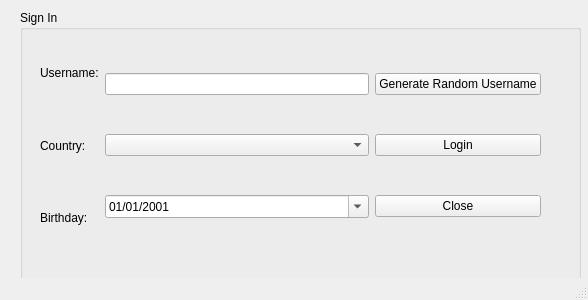
<?xml version="1.0" encoding="UTF-8"?>
<ui version="4.0">
 <class>MainWindow</class>
 <widget class="QMainWindow" name="MainWindow">
  <property name="geometry">
   <rect>
    <x>0</x>
    <y>0</y>
    <width>588</width>
    <height>300</height>
   </rect>
  </property>
  <property name="windowTitle">
   <string>User Profile Login</string>
  </property>
  <widget class="QWidget" name="centralwidget">
   <widget class="QGroupBox" name="groupBox">
    <property name="geometry">
     <rect>
      <x>20</x>
      <y>10</y>
      <width>561</width>
      <height>301</height>
     </rect>
    </property>
    <property name="title">
     <string>Sign In</string>
    </property>
    <widget class="QWidget" name="layoutWidget">
     <property name="geometry">
      <rect>
       <x>20</x>
       <y>30</y>
       <width>501</width>
       <height>211</height>
      </rect>
     </property>
     <layout class="QHBoxLayout" name="horizontalLayout_5">
      <item>
       <layout class="QHBoxLayout" name="horizontalLayout_4">
        <item>
         <layout class="QVBoxLayout" name="verticalLayout_3">
          <item>
           <widget class="QLabel" name="label_userName">
            <property name="text">
             <string>Username:</string>
            </property>
           </widget>
          </item>
          <item>
           <widget class="QLabel" name="label_country">
            <property name="text">
             <string>Country:</string>
            </property>
           </widget>
          </item>
          <item>
           <widget class="QLabel" name="label_birthday">
            <property name="text">
             <string>Birthday:</string>
            </property>
           </widget>
          </item>
         </layout>
        </item>
        <item>
         <layout class="QVBoxLayout" name="verticalLayout">
          <item>
           <layout class="QHBoxLayout" name="horizontalLayout">
            <item>
             <widget class="QLineEdit" name="lineEdit_UserName">
              <property name="minimumSize">
               <size>
                <width>0</width>
                <height>20</height>
               </size>
              </property>
             </widget>
            </item>
           </layout>
          </item>
          <item>
           <layout class="QHBoxLayout" name="horizontalLayout_2">
            <item>
             <widget class="QComboBox" name="comboBox_country"/>
            </item>
           </layout>
          </item>
          <item>
           <layout class="QHBoxLayout" name="horizontalLayout_3">
            <item>
             <widget class="QDateEdit" name="dateEdit_birthday">
              <property name="buttonSymbols">
               <enum>QAbstractSpinBox::NoButtons</enum>
              </property>
              <property name="displayFormat">
               <string>MM/dd/yyyy</string>
              </property>
              <property name="calendarPopup">
               <bool>true</bool>
              </property>
              <property name="date">
               <date>
                <year>2001</year>
                <month>1</month>
                <day>1</day>
               </date>
              </property>
             </widget>
            </item>
           </layout>
          </item>
         </layout>
        </item>
       </layout>
      </item>
      <item>
       <layout class="QVBoxLayout" name="verticalLayout_2">
        <item>
         <widget class="QPushButton" name="pushButton_generateRandomUserName">
          <property name="text">
           <string>Generate Random Username</string>
          </property>
         </widget>
        </item>
        <item>
         <widget class="QPushButton" name="pushButton_login">
          <property name="text">
           <string>Login</string>
          </property>
         </widget>
        </item>
        <item>
         <widget class="QPushButton" name="pushButton_close">
          <property name="text">
           <string>Close</string>
          </property>
         </widget>
        </item>
       </layout>
      </item>
     </layout>
    </widget>
   </widget>
  </widget>
  <widget class="QStatusBar" name="statusbar"/>
 </widget>
 <resources/>
 <connections/>
</ui>
